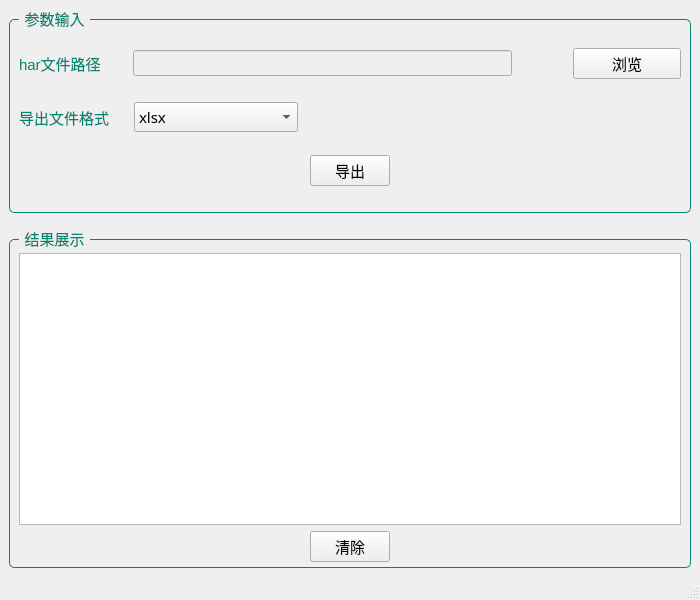
<?xml version="1.0" encoding="UTF-8"?>
<ui version="4.0">
 <class>MainWindow</class>
 <widget class="QMainWindow" name="MainWindow">
  <property name="enabled">
   <bool>true</bool>
  </property>
  <property name="geometry">
   <rect>
    <x>0</x>
    <y>0</y>
    <width>700</width>
    <height>600</height>
   </rect>
  </property>
  <property name="font">
   <font>
    <family>微软雅黑</family>
    <pointsize>-1</pointsize>
   </font>
  </property>
  <property name="windowTitle">
   <string>FJOCEANDATA</string>
  </property>
  <property name="styleSheet">
   <string notr="true">*{
	font-family:微软雅黑;
	font-size:15px;
}

QLabel{
	color: rgb(0, 133, 115);
}

.QGroupBox{
	color: rgb(0, 133, 115);
	border: 1px solid rgb(0, 133, 115);
    border-radius: 5px;
    margin-top: 10px;
	padding-top: 4px;
}
QGroupBox::title {
	subcontrol-origin: margin;
	subcontrol-position: top left;
	padding: 0 3px;
	left:10px;
}</string>
  </property>
  <widget class="QWidget" name="centralwidget">
   <layout class="QVBoxLayout" name="verticalLayout_4" stretch="3,0,5">
    <item>
     <widget class="QGroupBox" name="groupBox_2">
      <property name="title">
       <string>参数输入</string>
      </property>
      <layout class="QVBoxLayout" name="verticalLayout_3">
       <item>
        <layout class="QHBoxLayout" name="horizontalLayout" stretch="2,7,1,2">
         <item>
          <widget class="QLabel" name="label_2">
           <property name="text">
            <string>har文件路径</string>
           </property>
          </widget>
         </item>
         <item>
          <widget class="QLineEdit" name="pathEdit">
           <property name="enabled">
            <bool>false</bool>
           </property>
           <property name="text">
            <string/>
           </property>
          </widget>
         </item>
         <item>
          <spacer name="horizontalSpacer_2">
           <property name="orientation">
            <enum>Qt::Horizontal</enum>
           </property>
           <property name="sizeHint" stdset="0">
            <size>
             <width>40</width>
             <height>20</height>
            </size>
           </property>
          </spacer>
         </item>
         <item>
          <widget class="QPushButton" name="pathButton">
           <property name="sizePolicy">
            <sizepolicy hsizetype="Minimum" vsizetype="Fixed">
             <horstretch>0</horstretch>
             <verstretch>0</verstretch>
            </sizepolicy>
           </property>
           <property name="text">
            <string>浏览</string>
           </property>
          </widget>
         </item>
        </layout>
       </item>
       <item>
        <layout class="QHBoxLayout" name="horizontalLayout_2" stretch="2,3,7">
         <property name="topMargin">
          <number>2</number>
         </property>
         <property name="bottomMargin">
          <number>2</number>
         </property>
         <item>
          <widget class="QLabel" name="label">
           <property name="text">
            <string>导出文件格式</string>
           </property>
          </widget>
         </item>
         <item>
          <widget class="QComboBox" name="typeComboBox">
           <property name="font">
            <font>
             <family>微软雅黑</family>
             <pointsize>-1</pointsize>
            </font>
           </property>
           <property name="duplicatesEnabled">
            <bool>false</bool>
           </property>
           <item>
            <property name="text">
             <string>xlsx</string>
            </property>
           </item>
          </widget>
         </item>
         <item>
          <spacer name="horizontalSpacer">
           <property name="orientation">
            <enum>Qt::Horizontal</enum>
           </property>
           <property name="sizeHint" stdset="0">
            <size>
             <width>40</width>
             <height>20</height>
            </size>
           </property>
          </spacer>
         </item>
        </layout>
       </item>
       <item>
        <layout class="QHBoxLayout" name="horizontalLayout_6">
         <item>
          <widget class="QPushButton" name="outputButton">
           <property name="sizePolicy">
            <sizepolicy hsizetype="Fixed" vsizetype="Fixed">
             <horstretch>0</horstretch>
             <verstretch>0</verstretch>
            </sizepolicy>
           </property>
           <property name="text">
            <string>导出</string>
           </property>
          </widget>
         </item>
        </layout>
       </item>
      </layout>
     </widget>
    </item>
    <item>
     <spacer name="verticalSpacer">
      <property name="orientation">
       <enum>Qt::Vertical</enum>
      </property>
      <property name="sizeType">
       <enum>QSizePolicy::Fixed</enum>
      </property>
      <property name="sizeHint" stdset="0">
       <size>
        <width>20</width>
        <height>10</height>
       </size>
      </property>
     </spacer>
    </item>
    <item>
     <widget class="QGroupBox" name="groupBox">
      <property name="title">
       <string>结果展示</string>
      </property>
      <layout class="QVBoxLayout" name="verticalLayout">
       <property name="bottomMargin">
        <number>5</number>
       </property>
       <item>
        <widget class="QTextBrowser" name="console">
         <property name="html">
          <string>&lt;!DOCTYPE HTML PUBLIC &quot;-//W3C//DTD HTML 4.0//EN&quot; &quot;http://www.w3.org/TR/REC-html40/strict.dtd&quot;&gt;
&lt;html&gt;&lt;head&gt;&lt;meta name=&quot;qrichtext&quot; content=&quot;1&quot; /&gt;&lt;style type=&quot;text/css&quot;&gt;
p, li { white-space: pre-wrap; }
&lt;/style&gt;&lt;/head&gt;&lt;body style=&quot; font-family:'微软雅黑'; font-size:15px; font-weight:400; font-style:normal;&quot;&gt;
&lt;p style=&quot;-qt-paragraph-type:empty; margin-top:0px; margin-bottom:0px; margin-left:0px; margin-right:0px; -qt-block-indent:0; text-indent:0px;&quot;&gt;&lt;br /&gt;&lt;/p&gt;&lt;/body&gt;&lt;/html&gt;</string>
         </property>
        </widget>
       </item>
       <item>
        <layout class="QHBoxLayout" name="horizontalLayout_5">
         <item>
          <widget class="QPushButton" name="clearButton">
           <property name="sizePolicy">
            <sizepolicy hsizetype="Fixed" vsizetype="Fixed">
             <horstretch>0</horstretch>
             <verstretch>0</verstretch>
            </sizepolicy>
           </property>
           <property name="text">
            <string>清除</string>
           </property>
          </widget>
         </item>
        </layout>
       </item>
      </layout>
     </widget>
    </item>
   </layout>
  </widget>
  <widget class="QMenuBar" name="menubar">
   <property name="geometry">
    <rect>
     <x>0</x>
     <y>0</y>
     <width>700</width>
     <height>26</height>
    </rect>
   </property>
  </widget>
  <widget class="QStatusBar" name="statusbar"/>
 </widget>
 <resources/>
 <connections/>
</ui>
